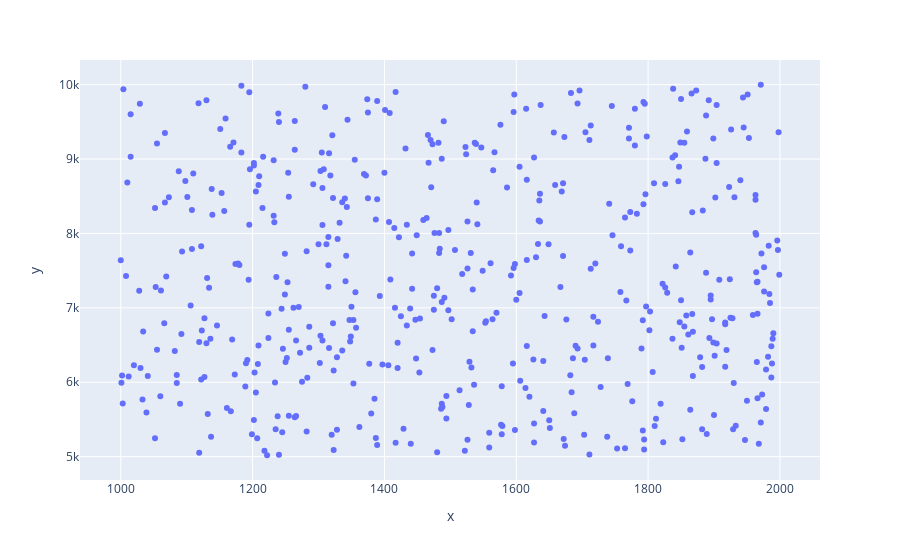

The notebook cell saved with this chart:
### Code cell
px.scatter(x=vetor_1, y=vetor_2)

### Figure 1 — Plotly figure (JSON) as saved in the notebook; plotly's stock layout.template omitted (floating-point values rounded to 4 significant figures; data arrays with more than 128 entries replaced by an {"elided": "..."} marker saying what was removed)
{"data": [{"hovertemplate": "x=%{x}<br>y=%{y}<extra></extra>", "legendgroup": "", "marker": {"color": "#636efa", "symbol": "circle"}, "mode": "markers", "name": "", "orientation": "v", "showlegend": false, "type": "scatter", "x": {"elided": "500 int values"}, "xaxis": "x", "y": {"elided": "500 int values"}, "yaxis": "y"}], "layout": {"legend": {"tracegroupgap": 0}, "margin": {"t": 60}, "xaxis": {"anchor": "y", "domain": [0, 1], "title": {"text": "x"}}, "yaxis": {"anchor": "x", "domain": [0, 1], "title": {"text": "y"}}}}
